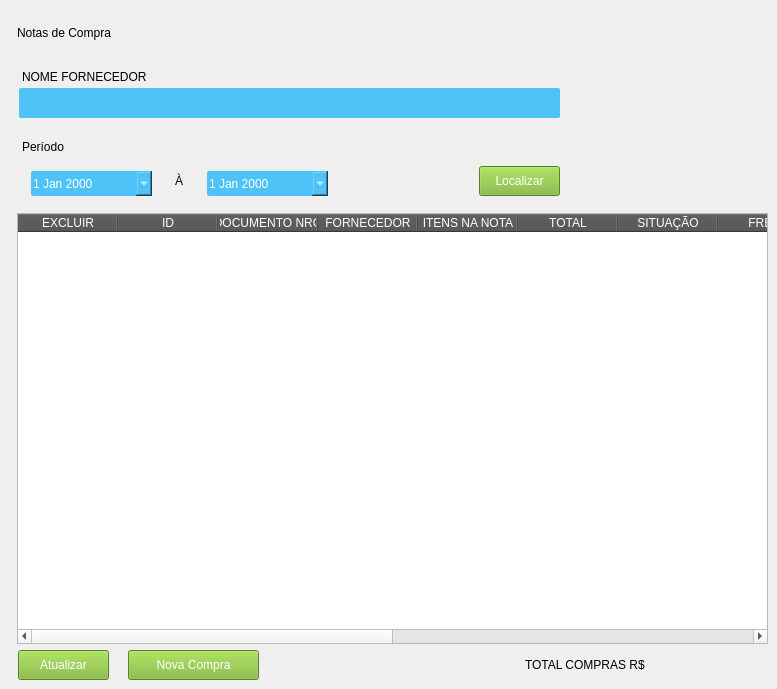
       <widget class="QWidget" name="formDataTableCompra">
        <widget class="QLineEdit" name="search_compra_fornecedor_nome">
         <property name="geometry">
          <rect>
           <x>19</x>
           <y>88</y>
           <width>541</width>
           <height>30</height>
          </rect>
         </property>
         <property name="styleSheet">
          <string notr="true">QLineEdit{
	background-color: #4fc2f7;
	font: 12pt &quot;Arial&quot;;
	color: rgb(255, 255, 255);
	border:none;
	border-radius: 2px;
}

QLineEdit:Focus {
	border: 1px solid red;
}</string>
         </property>
        </widget>
        <widget class="QLabel" name="lbl_titulo_cadastro_compras">
         <property name="geometry">
          <rect>
           <x>17</x>
           <y>17</y>
           <width>711</width>
           <height>31</height>
          </rect>
         </property>
         <property name="styleSheet">
          <string notr="true">font: 700 20pt &quot;Arial&quot;;
border-bottom: 2px solid;</string>
         </property>
         <property name="text">
          <string>Notas de Compra</string>
         </property>
        </widget>
        <widget class="QTableWidget" name="dt_Compra">
         <property name="geometry">
          <rect>
           <x>17</x>
           <y>213</y>
           <width>751</width>
           <height>431</height>
          </rect>
         </property>
         <property name="styleSheet">
          <string notr="true">::section { background-color:#4f4f4f; color:#ffffff; }</string>
         </property>
         <column>
          <property name="text">
           <string>EXCLUIR</string>
          </property>
         </column>
         <column>
          <property name="text">
           <string>ID</string>
          </property>
         </column>
         <column>
          <property name="text">
           <string>DOCUMENTO NRO</string>
          </property>
         </column>
         <column>
          <property name="text">
           <string>FORNECEDOR</string>
          </property>
         </column>
         <column>
          <property name="text">
           <string>ITENS NA NOTA</string>
          </property>
         </column>
         <column>
          <property name="text">
           <string>TOTAL</string>
          </property>
         </column>
         <column>
          <property name="text">
           <string>SITUAÇÃO</string>
          </property>
         </column>
         <column>
          <property name="text">
           <string>FRETE</string>
          </property>
         </column>
         <column>
          <property name="text">
           <string>DESCONTO</string>
          </property>
         </column>
         <column>
          <property name="text">
           <string>DATA EMISSÃO</string>
          </property>
         </column>
         <column>
          <property name="text">
           <string>DATA ENTREGA</string>
          </property>
         </column>
         <column>
          <property name="text">
           <string>DATA VENCIMENTO</string>
          </property>
         </column>
         <column>
          <property name="text">
           <string>FORMA PAGTO</string>
          </property>
         </column>
         <column>
          <property name="text">
           <string>OBSERVAÇÃO</string>
          </property>
         </column>
        </widget>
        <widget class="QPushButton" name="btn_search_nota_fornecedor">
         <property name="geometry">
          <rect>
           <x>479</x>
           <y>166</y>
           <width>81</width>
           <height>30</height>
          </rect>
         </property>
         <property name="styleSheet">
          <string notr="true">QPushButton {
	font: 10pt &quot;Arial&quot;;
	background-color: #7AB32E;
	color: #FFF;
 }
QPushButton:hover{
	background-color: rgb(0, 170, 0);
}</string>
         </property>
         <property name="text">
          <string>Localizar</string>
         </property>
         <property name="icon">
          <iconset>
           <normaloff>icons/iconSearch.png</normaloff>icons/iconSearch.png</iconset>
         </property>
        </widget>
        <widget class="QPushButton" name="btn_add_compra">
         <property name="geometry">
          <rect>
           <x>128</x>
           <y>650</y>
           <width>131</width>
           <height>30</height>
          </rect>
         </property>
         <property name="styleSheet">
          <string notr="true">QPushButton {
	font: 10pt &quot;Arial&quot;;
	background-color: #7AB32E;
	color: #FFF;
 }
QPushButton:hover{
	background-color: rgb(0, 170, 0);
}</string>
         </property>
         <property name="text">
          <string>Nova Compra</string>
         </property>
         <property name="icon">
          <iconset>
           <normaloff>icons/iconAdd.png</normaloff>icons/iconAdd.png</iconset>
         </property>
        </widget>
        <widget class="QPushButton" name="btn_refresh_data_table_compra">
         <property name="geometry">
          <rect>
           <x>18</x>
           <y>650</y>
           <width>91</width>
           <height>30</height>
          </rect>
         </property>
         <property name="styleSheet">
          <string notr="true">QPushButton {
	font: 10pt &quot;Arial&quot;;
	background-color: #7AB32E;
	color: #FFF;
 }
QPushButton:hover{
	background-color: rgb(0, 170, 0);
}</string>
         </property>
         <property name="text">
          <string>Atualizar</string>
         </property>
         <property name="icon">
          <iconset>
           <normaloff>icons/iconRefresh.png</normaloff>icons/iconRefresh.png</iconset>
         </property>
        </widget>
        <widget class="QLabel" name="lbl_fornecedor_nome_2">
         <property name="geometry">
          <rect>
           <x>22</x>
           <y>69</y>
           <width>141</width>
           <height>16</height>
          </rect>
         </property>
         <property name="styleSheet">
          <string notr="true">font: 700 10pt &quot;Arial&quot;;</string>
         </property>
         <property name="text">
          <string>NOME FORNECEDOR</string>
         </property>
        </widget>
        <widget class="QLabel" name="lbl_compra_total_value">
         <property name="geometry">
          <rect>
           <x>525</x>
           <y>657</y>
           <width>241</width>
           <height>16</height>
          </rect>
         </property>
         <property name="styleSheet">
          <string notr="true">font: 700 10pt &quot;Arial&quot;;</string>
         </property>
         <property name="text">
          <string>TOTAL COMPRAS R$</string>
         </property>
        </widget>
        <widget class="QDateEdit" name="compra_data_final">
         <property name="geometry">
          <rect>
           <x>207</x>
           <y>171</y>
           <width>121</width>
           <height>25</height>
          </rect>
         </property>
         <property name="styleSheet">
          <string notr="true">QDateEdit{
	background-color: #4fc2f7;
	font: 12pt &quot;Arial&quot;;
	color: rgb(255, 255, 255);
	border:none;
	border-radius: 2px;
}

QDateEdit:Focus {
	border: 1px solid red;
}</string>
         </property>
         <property name="calendarPopup">
          <bool>true</bool>
         </property>
        </widget>
        <widget class="QLabel" name="lbl_compra_periodo">
         <property name="geometry">
          <rect>
           <x>22</x>
           <y>131</y>
           <width>311</width>
           <height>31</height>
          </rect>
         </property>
         <property name="styleSheet">
          <string notr="true">font: 700 14pt &quot;Arial&quot;;
border-bottom: 2px solid;</string>
         </property>
         <property name="text">
          <string>Período</string>
         </property>
        </widget>
        <widget class="QDateEdit" name="compra_data_inicial">
         <property name="geometry">
          <rect>
           <x>31</x>
           <y>171</y>
           <width>121</width>
           <height>25</height>
          </rect>
         </property>
         <property name="styleSheet">
          <string notr="true">QDateEdit{
	background-color: #4fc2f7;
	font: 12pt &quot;Arial&quot;;
	color: rgb(255, 255, 255);
	border:none;
	border-radius: 2px;
}

QDateEdit:Focus {
	border: 1px solid red;
}</string>
         </property>
         <property name="calendarPopup">
          <bool>true</bool>
         </property>
        </widget>
        <widget class="QLabel" name="lbl_compra_vogal">
         <property name="geometry">
          <rect>
           <x>175</x>
           <y>173</y>
           <width>16</width>
           <height>16</height>
          </rect>
         </property>
         <property name="text">
          <string>À</string>
         </property>
        </widget>
       </widget>
